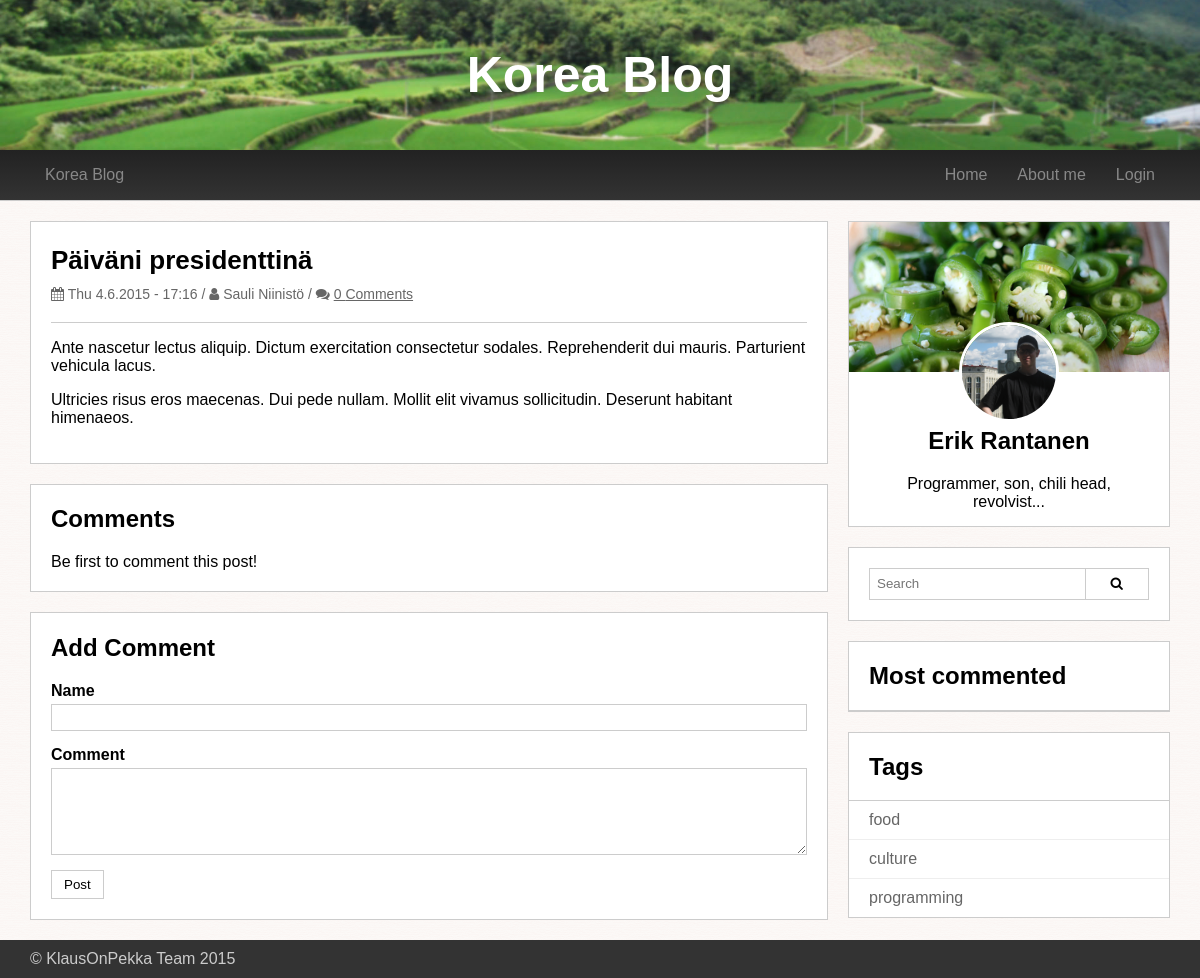
Page /post.php?postId=3 on the committed database.
### tables this page shows
CREATE TABLE post (
	postId int AUTO_INCREMENT,
	author varchar(100) NOT NULL,
	postDatetime datetime DEFAULT current_timestamp,
	title varchar(150) NOT NULL,
	content text NOT NULL,  
	imageLocation varchar(150),
	PRIMARY KEY (postId)
);

CREATE TABLE tag(
	tagId int AUTO_INCREMENT,
	tagName varchar(40),
	PRIMARY KEY (tagId)
);

### post.php (the view, shortened to what this page needs)
<!DOCTYPE html>
<html>
	<head>
		<link rel="stylesheet" href="css/styles.css"/>
		<link rel="stylesheet" href="//maxcdn.bootstrapcdn.com/font-awesome/4.3.0/css/font-awesome.min.css">
	</head>
	<?php
	include_once('database.php');
	include_once('helpers.php');
	$sql = "SELECT * FROM post WHERE postId = :postId";
	$stmt = $handler->prepare($sql);
	$postId = isset($_GET['postId']) && !empty($_GET['postId']) ? (int)$_GET['postId'] : 0;
	$stmt->bindParam(':postId', $postId, PDO::PARAM_INT);
	$stmt->execute();
	$post = $stmt->fetch(PDO::FETCH_OBJ);
	?>
	<?php if(!empty($post)) :?>
	<body class="preload">
		<?php include_once('header.php'); ?>
		<div class="wrapper clearfix">
			<div class="main-content">
				<div class="single-post panel">
					<div class="panel-container">
						<h2><?php echo $post->title; ?></h2>
						<div class="post-meta">
							<?php printMetaInfo($post); ?>
						</div>
						<?php if(!empty($post->imageLocation)) : ?>
							<?php $picture = $post->imageLocation;?>
							<a href="<?php echo $picture; ?>">
								<img class="responsive-image" src="<?php echo $picture;?>">
							</a>
						<?php else : ?>
							<hr>
						<?php endif; ?>
						<?php echo createParagraphs($post->content); ?>
					</div>
				</div>
				<div id="comments" class="panel">
					<div class="panel-container">
						<h2>Comments</h2>
						<?php
						$counter = 0;
						echo $counter < 1 ? 'Be first to comment this post!' : ''; ?>
					</div>
				</div>
				<div id="add-comment" class="panel">
					<div class="panel-container">
						<h2>Add Comment</h2>
						<form action="submit_comment.php" method="post">
							<div class="form-row">
								<label for="comment-author">Name</label>
								<input type="text" id="comment-author" name="commentAuthor" value="<?php echo $_SESSION['fields']['commentAuthor']; ?>">
							</div>
							<div class="form-row">
								<label for="comment-content">Comment</label>
								<textarea id="comment-content" rows="5" name="commentContent"><?php echo $_SESSION['fields']['commentContent']; ?></textarea>
							</div>
							<input type="submit" value="Post" class="button">
						</form>
					</div>
				</div>
			</div>
			<?php include_once('sidebar.php'); ?>
		</div>
		<?php include_once('footer.php'); ?>
		<?php else : ?>
		<?php header('Location: index.php');?>
		<?php endif; ?>
	</body>
</html>

### helpers.php (shortened to what this page needs)
<?php
function formatDate($date) {
	return date('D j.n.Y \- H:i', strtotime($date));
}
function createParagraphs($text) {
	$text = preg_replace('~\r\n?~', "\n", $text);
	$text = '<p>' . str_replace( chr(10) . chr(10), '</p><p>', $text) . '</p>';
	return $text;
}
function commentCount($postId) {
	global $handler;
	$sql = "SELECT COUNT(*) AS commentCount FROM postcomment WHERE postId = :postId";
	$stmt = $handler->prepare($sql);
	$stmt->bindParam('postId', $postId, PDO::PARAM_INT);
	$stmt->execute();
	$count = $stmt->fetch(PDO::FETCH_OBJ)->commentCount;
	return $count;
}
function printMetaInfo($r) {
	echo '<i class="fa fa-calendar"></i>' . ' ';
	echo formatDate($r->postDatetime);
	echo ' / ' . '<i class="fa fa-user"></i>' . ' ';
	echo $r->author;
	echo ' / <i class="fa fa-comments"></i> ';
	echo '<a href="post.php?postId=' . $r->postId . '#comments">';
	echo commentCount($r->postId) . ' Comments';
	echo '</a>';
}
?>

### sidebar.php (shortened to what this page needs)
<?php
include_once('helpers.php');
include_once('database.php');
?>
<aside>
	<div class="bio panel">
		<div class="bio-background">
			<img class="vertical-center" src="img/bio-background.jpg" alt="Bio background">
		</div>
		<div class="bio-face-image">
			<img class="vertical-center" src="img/Erik.jpg" alt="Erik Rantanen">
		</div>
		<div class="panel-container">
			<h2>Erik Rantanen</h2>
			<div class="bio-description">
				Programmer, son, chili head, revolvist...
			</div>
		</div>
	</div>
	<div class="panel">
		<div class="panel-equal-container">
			<form class="clearfix" action="index.php" method="get">
				<input class="search-input" type="text" name="search" placeholder="Search">
				<button class="button search-button" type="submit"><i class="fa fa-search"></i></button>
			</form>
		</div>
	</div>
	<div class="panel">
		<div class="panel-header">
			<h2>Most commented</h2>
		</div>
	</div>
	<?php	$query = $handler->query('SELECT * FROM tag;'); ?>
	<div class="panel">
		<div class="panel-header">
			<h2>Tags</h2>
		</div>
		<?php while($r = $query->fetch(PDO::FETCH_OBJ)) : ?>
		<a href="index.php?tagId=<?php echo $r->tagId; ?>" class="tag"><?php echo $r->tagName; ?></a>
		<?php endwhile; ?>
	</div>
</aside>

### css/styles.css (style rules this page uses)
* { box-sizing: border-box; }
body { font-family: Arial, Helvetica, sans-serif; background-image: url("../img/backgroundtex3.png"); margin: 0; }
.clearfix:after { content: ''; display: block; clear: both; }
.vertical-center { position: relative; top: 50%; transform: translateY(-50%); }
input[type="text"], input[type="password"], .datalist-input, textarea, select { width: 100%; border: 1px solid #ccc; padding: 5px 7px; transition: all 0.2s ease-in-out; }
hr { height: 1px; background: #ccc; border: 0; }
a { color: #666; }
.button { border: 1px solid #ccc; background: #fff; padding: 6px 12px; }
.main-content { float: left; width: 70%; }
aside { float: left; width: 30%; padding-left: 20px; }
.wrapper { max-width: 1170px; margin: 0 auto; padding: 0 15px; }
.form-row { margin-bottom: 15px; }
.form-row input:nth-child(2), .form-row textarea:nth-child(2) { margin-top: 4px; }
.form-row > label { font-weight: bold; }
.form-row:after { content: ''; display: block; clear: both; }
textarea { vertical-align: top; }
.panel { border: #ccc 1px solid; background: #fff; }
.panel-container { padding: 1px 20px 20px; }
.panel-header { padding: 0 20px; border-bottom: 1px solid #ccc; }
.panel + .panel { margin-top: 20px; }
.panel-equal-container { padding: 20px; }
.post-meta { color: #666; font-size: 14px; }
.post h2, .single-post h2 { font-size: 26px; margin-bottom: 10px; }
.post-meta + hr { margin-top: 16px; }
.single-post .post-meta { margin-bottom: 20px; }
.bio-background { height: 150px; overflow: hidden; }
.bio-background img { width: 100%; height: auto; }
.bio { text-align: center; position: relative; }
.bio-face-image { width: 100px; height: 100px; overflow: hidden; border-radius: 50%; position: absolute; left: 50%; margin-left: -50px; top: 100px; border: 3px solid #fff; }
.bio-face-image img { width: auto; height: 100%; }
.bio .panel-container { padding: 35px 20px 15px; }
.tag { padding: 10px 20px; min-height: 31px; display: block; text-decoration: none; }
.tag + .tag { border-top: 1px solid #eee; }
.panel-equal-container .search-input { float: left; border-right: 0; height: 32px; width: 77%; }
.panel-equal-container .search-button { float: left; width: 23%; height: 32px; }

### rows in the picture
post: title "Päiväni presidenttinä", postDatetime "Thu 4.6.2015 - 17:16", author "Sauli Niinistö", content "Ante nascetur lectus aliquip. Dictum exercitation consectetur sodales. Reprehenderit dui mauris. Parturient vehicula lacus. Ultricies risus eros maecenas. Dui pede nullam. Mollit elit vivamus sollicitudin. Deserunt habitant himenaeos."
tag: tagName "food"
tag: tagName "culture"
tag: tagName "programming"

### other values in the picture
commentCount($r->postId) "0"
